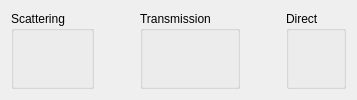
          <widget class="QWidget" name="page_5">
           <layout class="QVBoxLayout" name="verticalLayout_9">
            <item>
             <layout class="QHBoxLayout" name="horizontalLayout_14">
              <property name="sizeConstraint">
               <enum>QLayout::SetNoConstraint</enum>
              </property>
              <item>
               <widget class="QGroupBox" name="groupbox">
                <property name="sizePolicy">
                 <sizepolicy hsizetype="Preferred" vsizetype="Preferred">
                  <horstretch>0</horstretch>
                  <verstretch>0</verstretch>
                 </sizepolicy>
                </property>
                <property name="minimumSize">
                 <size>
                  <width>0</width>
                  <height>0</height>
                 </size>
                </property>
                <property name="title">
                 <string>Scattering</string>
                </property>
                <layout class="QGridLayout" name="gridLayout_10">
                 <item row="0" column="0">
                  <widget class="MantidQt::API::MWRunFiles" name="scatterSample" native="true">
                   <property name="toolTip">
                    <string>The run with the sample under investigation</string>
                   </property>
                   <property name="label" stdset="0">
                    <string>Sample</string>
                   </property>
                   <property name="multipleFiles" stdset="0">
                    <bool>false</bool>
                   </property>
                   <property name="multiEntry" stdset="0">
                    <bool>false</bool>
                   </property>
                  </widget>
                 </item>
                 <item row="1" column="0">
                  <widget class="MantidQt::API::MWRunFiles" name="scatCan" native="true">
                   <property name="toolTip">
                    <string>The run with the sample under investigation</string>
                   </property>
                   <property name="label" stdset="0">
                    <string>Can     </string>
                   </property>
                   <property name="multipleFiles" stdset="0">
                    <bool>false</bool>
                   </property>
                   <property name="optional" stdset="0">
                    <bool>true</bool>
                   </property>
                   <property name="multiEntry" stdset="0">
                    <bool>false</bool>
                   </property>
                  </widget>
                 </item>
                </layout>
               </widget>
              </item>
              <item>
               <spacer name="horizontalSpacer_9">
                <property name="orientation">
                 <enum>Qt::Horizontal</enum>
                </property>
                <property name="sizeHint" stdset="0">
                 <size>
                  <width>40</width>
                  <height>20</height>
                 </size>
                </property>
               </spacer>
              </item>
              <item>
               <widget class="QGroupBox" name="groupBox">
                <property name="title">
                 <string>Transmission</string>
                </property>
                <layout class="QGridLayout" name="gridLayout_11">
                 <item row="0" column="0">
                  <widget class="MantidQt::API::MWRunFiles" name="transmis" native="true">
                   <property name="toolTip">
                    <string>The run with the sample under investigation</string>
                   </property>
                   <property name="label" stdset="0">
                    <string>Sample</string>
                   </property>
                   <property name="multipleFiles" stdset="0">
                    <bool>false</bool>
                   </property>
                   <property name="optional" stdset="0">
                    <bool>true</bool>
                   </property>
                   <property name="multiEntry" stdset="0">
                    <bool>false</bool>
                   </property>
                  </widget>
                 </item>
                 <item row="1" column="0">
                  <widget class="MantidQt::API::MWRunFiles" name="transCan" native="true">
                   <property name="toolTip">
                    <string>The run with the sample under investigation</string>
                   </property>
                   <property name="label" stdset="0">
                    <string>Can     </string>
                   </property>
                   <property name="multipleFiles" stdset="0">
                    <bool>false</bool>
                   </property>
                   <property name="optional" stdset="0">
                    <bool>true</bool>
                   </property>
                   <property name="multiEntry" stdset="0">
                    <bool>false</bool>
                   </property>
                  </widget>
                 </item>
                </layout>
               </widget>
              </item>
              <item>
               <spacer name="horizontalSpacer_10">
                <property name="orientation">
                 <enum>Qt::Horizontal</enum>
                </property>
                <property name="sizeHint" stdset="0">
                 <size>
                  <width>40</width>
                  <height>20</height>
                 </size>
                </property>
               </spacer>
              </item>
              <item>
               <widget class="QGroupBox" name="groupBox_2">
                <property name="title">
                 <string>Direct</string>
                </property>
                <layout class="QGridLayout" name="gridLayout_12">
                 <item row="0" column="0">
                  <widget class="MantidQt::API::MWRunFiles" name="direct" native="true">
                   <property name="toolTip">
                    <string>The run with the sample under investigation</string>
                   </property>
                   <property name="label" stdset="0">
                    <string>Sample</string>
                   </property>
                   <property name="multipleFiles" stdset="0">
                    <bool>false</bool>
                   </property>
                   <property name="optional" stdset="0">
                    <bool>true</bool>
                   </property>
                   <property name="multiEntry" stdset="0">
                    <bool>false</bool>
                   </property>
                  </widget>
                 </item>
                 <item row="1" column="0">
                  <widget class="MantidQt::API::MWRunFiles" name="dirCan" native="true">
                   <property name="toolTip">
                    <string>The run with the sample under investigation</string>
                   </property>
                   <property name="label" stdset="0">
                    <string>Can     </string>
                   </property>
                   <property name="multipleFiles" stdset="0">
                    <bool>false</bool>
                   </property>
                   <property name="optional" stdset="0">
                    <bool>true</bool>
                   </property>
                   <property name="multiEntry" stdset="0">
                    <bool>false</bool>
                   </property>
                  </widget>
                 </item>
                </layout>
               </widget>
              </item>
             </layout>
            </item>
           </layout>
          </widget>
